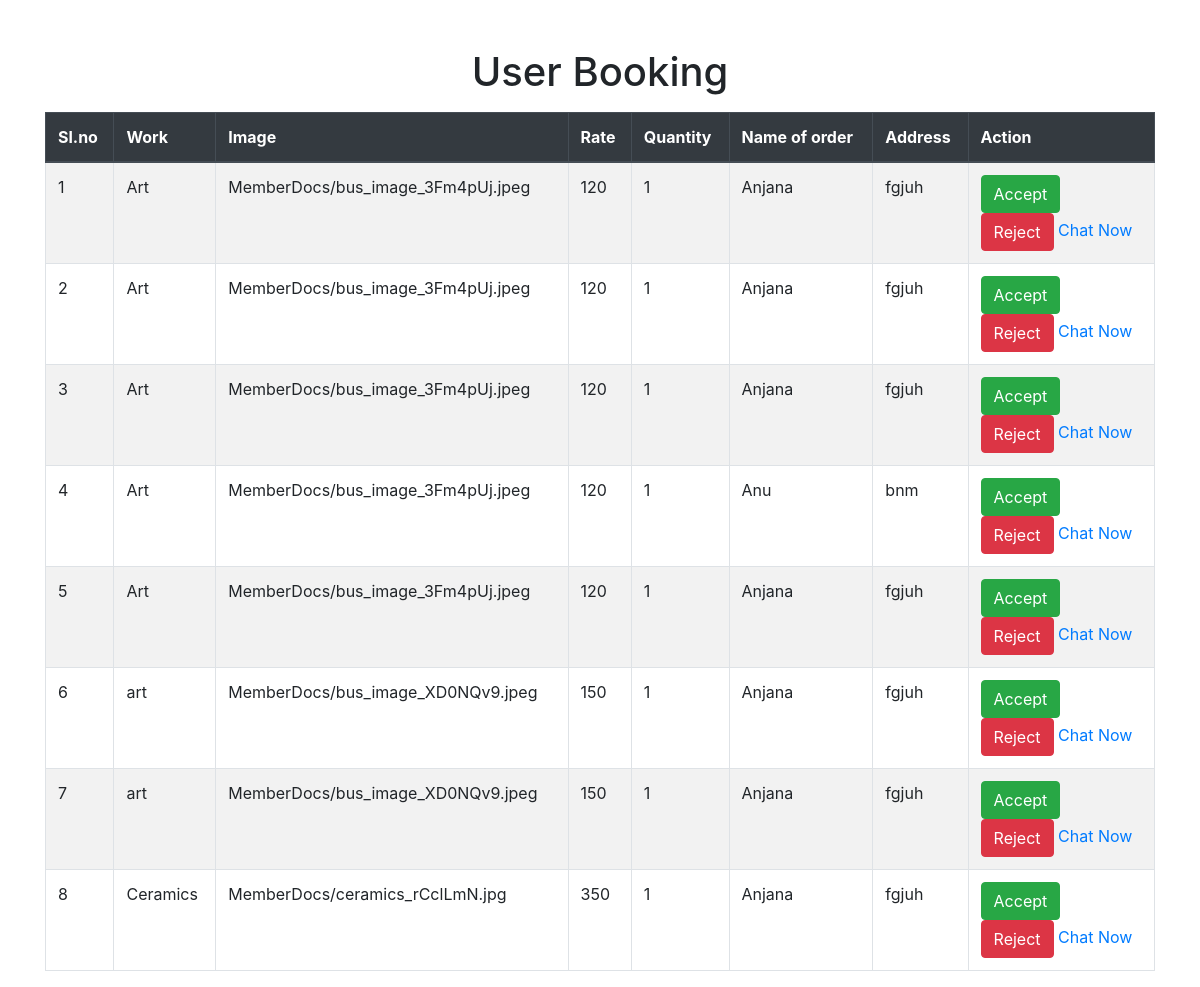
The app's page /Seller/acceptedlist/ (signed in), older data.
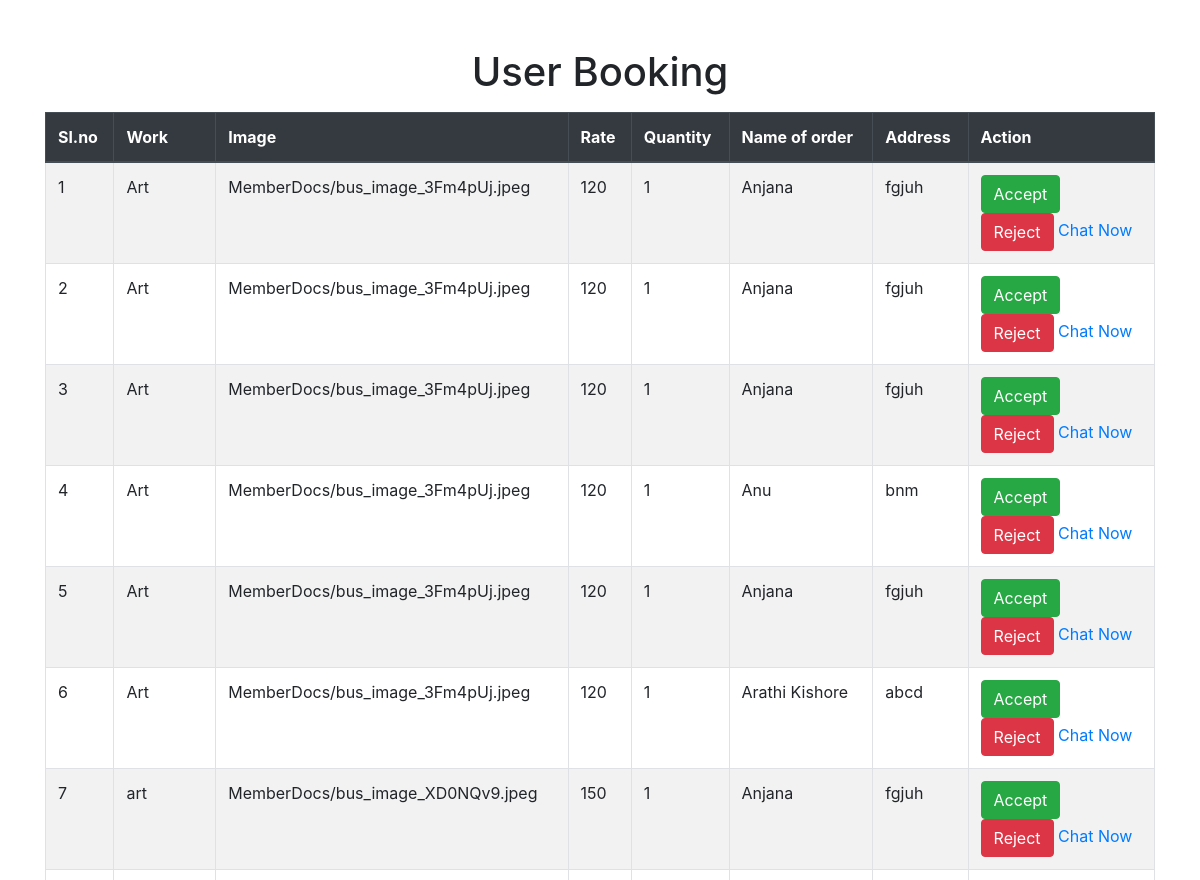
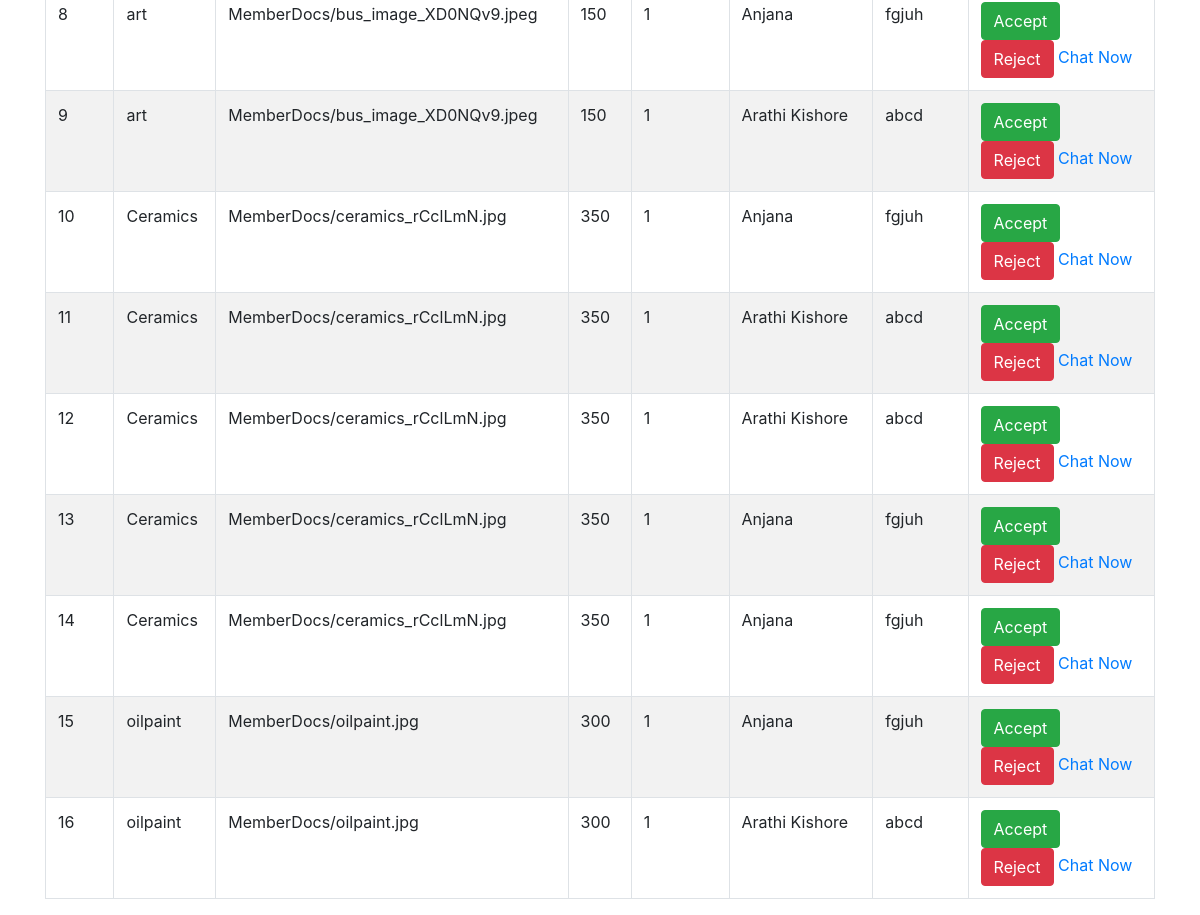
The same page, newer data (2 pictures, top to bottom).
### User/models.py (models this page shows)
class tbl_wcart(models.Model):
    qty=models.IntegerField(default=1)
    cstatus=models.IntegerField(default=0)
    works=models.ForeignKey(tbl_work,on_delete=models.CASCADE)
    wbooking=models.ForeignKey(tbl_wbooking,on_delete=models.CASCADE)

class tbl_wbooking(models.Model):
    status=models.IntegerField(default=0)
    date=models.DateField(auto_now_add=True)
    user=models.ForeignKey(tbl_user,on_delete=models.CASCADE)

### Seller/models.py (models this page shows)
class tbl_work(models.Model):
    name=models.CharField(max_length=50)
    rate=models.CharField(max_length=50)
    details=models.CharField(max_length=50)
    image=models.FileField(upload_to="MemberDocs/")
    video=models.FileField(upload_to="MemberDocs")
    seller=models.ForeignKey(tbl_seller,on_delete=models.CASCADE)
    worktype=models.ForeignKey(tbl_worktype,on_delete=models.CASCADE)

### Guest/models.py (models this page shows)
class tbl_user(models.Model):
    name=models.CharField(max_length=50)
    contact=models.CharField(max_length=50)
    email=models.EmailField(max_length=50)
    address=models.TextField(max_length=50)
    location=models.ForeignKey(tbl_location,on_delete=models.CASCADE)
    gender=models.CharField(max_length=50)
    photo=models.FileField(upload_to="MemberDocs/")
    password=models.CharField(max_length=50)

### Seller/views.py (the view)
# urls.py: path('acceptedlist/',views.acceptlist,name="AcceptedList"),
def acceptlist(request):
    userdata=tbl_seller.objects.get(id=request.session['sid'])
    data=tbl_wcart.objects.filter(works__seller=userdata,wbooking__status=1)
    return render(request,"Seller/AcceptedList.html",{'selldata':data})

### Seller/Templates/Seller/Acceptedlist.html (shortened to what this page needs)
<!DOCTYPE html>
<html lang="en">
<head>
    <link href="https://stackpath.bootstrapcdn.com/bootstrap/4.5.2/css/bootstrap.min.css" rel="stylesheet">
</head>
<body>
    <div class="container">
        <h1 class="text-center mt-5">User Booking</h1>
        <form action="" method="post" enctype="multipart/form-data">
            <table class="table table-bordered table-striped mt-3">
                <thead class="thead-dark">
                    <tr>
                        <th>Sl.no</th>
                        <th>Work</th>
                        <th>Image</th>
                        <th>Rate</th>
                        <th>Quantity</th>
                        <th>Name of order</th>
                        <th>Address</th>
                        <th>Action</th>
                    </tr>
                </thead>
                <tbody>
                    {% for i in selldata %}
                    <tr>
                        <td>{{ forloop.counter }}</td>
                        <td>{{ i.works.name }}</td>
                        <td>{{ i.works.image }}</td>
                        <td>{{ i.works.rate }}</td>
                        <td>{{ i.qty }}</td>
                        <td>{{ i.wbooking.user.name }}</td>
                        <td>{{ i.wbooking.user.address }}</td>
                        <td>
                            <a href="{% url 'Seller:acceptlist' i.wbooking.id %}" class="btn btn-success">Accept</a><br>
                            <a href="{% url 'Seller:rejectlist' i.wbooking.id %}" class="btn btn-danger">Reject</a>
                            <a href="{% url 'Seller:Chat-user' i.id %}">Chat Now</a>
                        </td>
                    </tr>
                    {% endfor %}
                </tbody>
            </table>
        </form>
    </div>
</body>
</html>

Row changes from the older to the newer data that the page shows:
added tbl_wcart: works.name "Art", works.image "MemberDocs/bus_image_3Fm4pUj.jpeg", works.rate "120", qty "1", wbooking.user.name "Arathi Kishore", wbooking.user.address "abcd"
added tbl_wcart: works.name "art", works.image "MemberDocs/bus_image_XD0NQv9.jpeg", works.rate "150", qty "1", wbooking.user.name "Arathi Kishore", wbooking.user.address "abcd"
added tbl_wcart: works.name "Ceramics", works.image "MemberDocs/ceramics_rCclLmN.jpg", works.rate "350", qty "1", wbooking.user.name "Arathi Kishore", wbooking.user.address "abcd"
added tbl_wcart: works.name "Ceramics", works.image "MemberDocs/ceramics_rCclLmN.jpg", works.rate "350", qty "1", wbooking.user.name "Arathi Kishore", wbooking.user.address "abcd"
added tbl_wcart: works.name "Ceramics", works.image "MemberDocs/ceramics_rCclLmN.jpg", works.rate "350", qty "1", wbooking.user.name "Anjana", wbooking.user.address "fgjuh"
added tbl_wcart: works.name "Ceramics", works.image "MemberDocs/ceramics_rCclLmN.jpg", works.rate "350", qty "1", wbooking.user.name "Anjana", wbooking.user.address "fgjuh"
added tbl_wcart: works.name "oilpaint", works.image "MemberDocs/oilpaint.jpg", works.rate "300", qty "1", wbooking.user.name "Anjana", wbooking.user.address "fgjuh"
added tbl_wcart: works.name "oilpaint", works.image "MemberDocs/oilpaint.jpg", works.rate "300", qty "1", wbooking.user.name "Arathi Kishore", wbooking.user.address "abcd"
